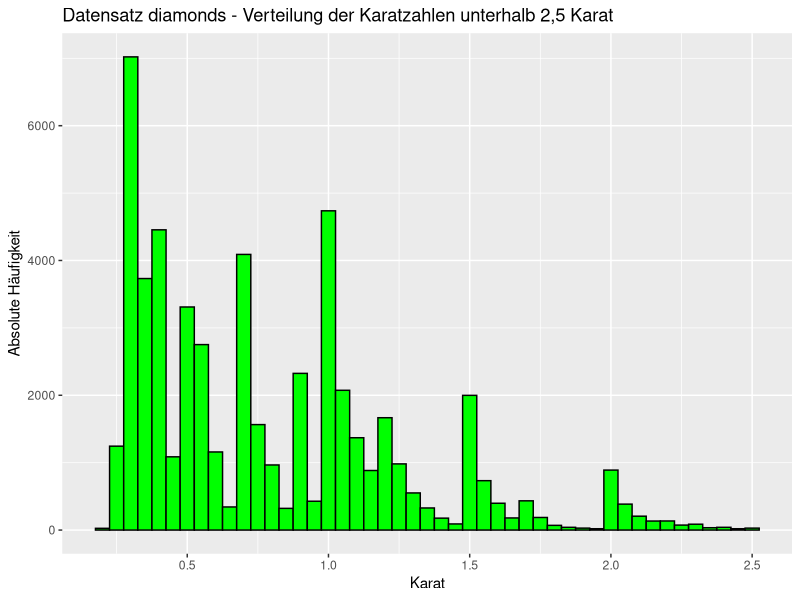

This figure's R source:
## ---- chunk 1
library(dplyr)
library(ggplot2)

knitr::opts_chunk$set(eval = TRUE)
## ---- chunk 2
diamonds.cut <- 2.5
smaller <- diamonds %>%
  filter(carat <= diamonds.cut)
## ---- chunk 3
ggplot(smaller, aes(carat)) +
  geom_histogram(binwidth = 0.05, fill="green", color="black") +
  labs(
    title="Datensatz diamonds - Verteilung der Karatzahlen unterhalb 2,5 Karat",
    x = "Karat",
    y = "Absolute Häufigkeit"
  )
